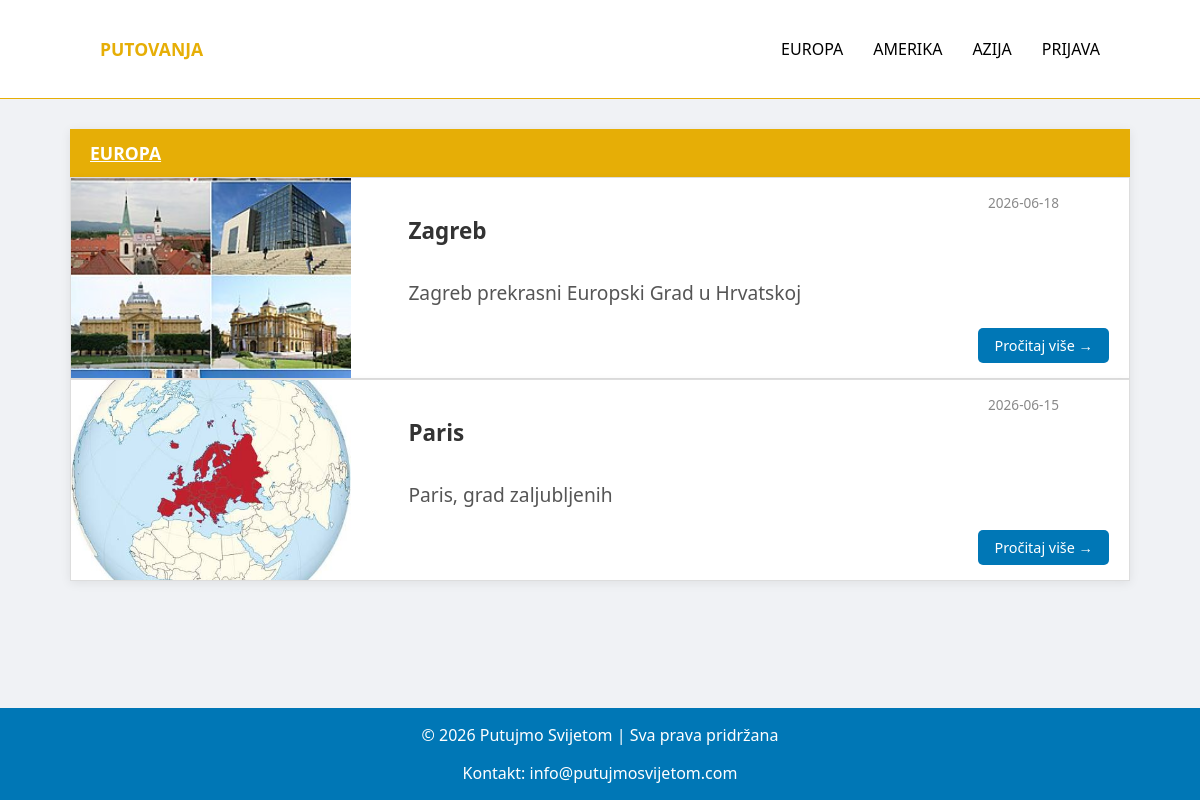
Screenshot of /kategorija.php?kategorija=Europa with the database file from the repository.
### tables this page shows
CREATE TABLE `destinacije` (
  `id` int(11) NOT NULL,
  `datum` date NOT NULL,
  `naslov` varchar(100) NOT NULL,
  `sazetak` text NOT NULL,
  `tekst` text NOT NULL,
  `slika` varchar(100) NOT NULL,
  `kategorija` varchar(50) NOT NULL,
  `arhiva` tinyint(1) DEFAULT 0
);

### kategorija.php (the view, shortened to what this page needs)
<?php
include 'connect.php';
$kategorija = $_GET['kategorija'];
?>
<!DOCTYPE html>
<html lang="hr">
<head>
    <link rel="stylesheet" href="style.css">
</head>
<body>
<?php include 'header.php'; ?>
<main>
<section class="kategorija-stranica">
    <h2 class="kategorija">
        <?php echo strtoupper(htmlspecialchars($kategorija)); ?>
    </h2>
    <?php
    $query = "SELECT * FROM destinacije
              WHERE arhiva = 0
              AND kategorija = ?
              ORDER BY datum DESC";
    $stmt = $conn->prepare($query);
    $stmt->bind_param("s", $kategorija);
    $stmt->execute();
    $result = $stmt->get_result();
    ?>
    <?php
    while($row = $result->fetch_assoc()) {
    ?>
        <div class="destinacija-card">
            <div class="slika">
                <img src="uploads/<?php echo $row['slika']; ?>"
                     alt="<?php echo htmlspecialchars($row['naslov']); ?>">
            </div>
            <div class="content">
                <div class="card-top">
                    <h3>
                        <a href="clanak.php?id=<?php echo $row['id']; ?>">
                            <?php echo htmlspecialchars($row['naslov']); ?>
                        </a>
                    </h3>
                    <span class="datum">
                        <?php echo $row['datum']; ?>
                    </span>
                </div>
                <p><?php echo htmlspecialchars($row['sazetak']); ?></p>
                <div class="card-bottom">
                        <a href="clanak.php?id=<?php echo $row['id']; ?>" class="btn">
                            Pročitaj više →
                        </a>
                </div>
            </div>
        </div>
    <?php } ?>
</section>
</main>
<?php include 'footer.php'; ?>
</body>
</html>

### style.css (style rules this page uses)
:root { --zuta-boja: #e6ae06; --plava-boja: #0077b6; }
body { font-family: 'Segoe UI', Arial, sans-serif; margin: 0; padding: 0; background-color: #f0f2f5; color: #333; display: flex; flex-direction: column; min-height: 100vh; }
main { max-width: 1100px; width: 100%; margin: 30px auto; padding: 0 20px; box-sizing: border-box; flex: 1; }
main section { width: 100%; background-color: #fff; box-shadow: 0 2px 10px rgba(0, 0, 0, 0.08); margin-bottom: 25px; overflow: hidden; }
.kategorija { font-size: 1.1rem; background-color: var(--zuta-boja); color: white; text-decoration: underline; padding: 12px 20px; margin: 0; }
.destinacija-card { display: flex; background: white; border: 1px solid #ddd; margin: 15px 0px; overflow: hidden; box-shadow: 0 2px 8px rgba(0,0,0,0.06); transition: box-shadow 0.3s; height: 200px; }
.destinacija-card img { width: 280px; height: 200px; object-fit: cover; flex-shrink: 0; }
.destinacija-card .content { padding: 15px 20px; flex: 1; display: flex; flex-direction: column; justify-content: space-between; }
.destinacija-card .card-top { display: flex; justify-content: space-between; align-items: flex-start; }
.card-top a { text-decoration: none; color: #333; font-weight: bold; }
.destinacija-card { margin: 0; font-size: 1.2rem; }
.destinacija-card .datum { font-size: 0.85rem; color: #888; white-space: nowrap; margin-left: 10px; }
.destinacija-card p { color: #555; margin: 10px 0; line-height: 1.5; flex: 1; }
.destinacija-card .card-bottom { display: flex; justify-content: flex-end; }
.destinacija-card .btn { display: inline-block; background-color: var(--plava-boja); color: white; padding: 8px 16px; text-decoration: none; border-radius: 5px; font-size: 0.9rem; }
.datum { font-size: 12px; color: gray; margin-bottom: 15px; text-align: right; margin-right: 50px; }
.slika { display: block; width: 30%; margin: 0 auto; margin-bottom: 20px; }

### rows the page displays
destinacije: slika (picture), naslov "Zagreb", datum "2026-06-18", sazetak "Zagreb prekrasni Europski Grad u Hrvatskoj"
destinacije: slika (picture), naslov "Paris", datum "2026-06-15", sazetak "Paris, grad zaljubljenih"

### other values shown
$kategorija "EUROPA"
